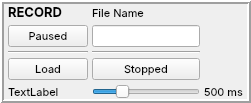
        <widget class="QFrame" name="RECORD">
         <property name="sizePolicy">
          <sizepolicy hsizetype="Preferred" vsizetype="Maximum">
           <horstretch>0</horstretch>
           <verstretch>0</verstretch>
          </sizepolicy>
         </property>
         <property name="font">
          <font>
           <family>Inter</family>
           <pointsize>8</pointsize>
          </font>
         </property>
         <property name="frameShape">
          <enum>QFrame::Box</enum>
         </property>
         <property name="frameShadow">
          <enum>QFrame::Raised</enum>
         </property>
         <property name="lineWidth">
          <number>2</number>
         </property>
         <layout class="QGridLayout" name="gridLayout_9">
          <property name="leftMargin">
           <number>4</number>
          </property>
          <property name="topMargin">
           <number>0</number>
          </property>
          <property name="rightMargin">
           <number>4</number>
          </property>
          <property name="bottomMargin">
           <number>0</number>
          </property>
          <property name="spacing">
           <number>4</number>
          </property>
          <item row="3" column="1">
           <widget class="QPushButton" name="PB_Play">
            <property name="text">
             <string>Stopped</string>
            </property>
           </widget>
          </item>
          <item row="0" column="1">
           <widget class="QLabel" name="label_8">
            <property name="text">
             <string>File Name</string>
            </property>
           </widget>
          </item>
          <item row="1" column="0">
           <widget class="QPushButton" name="PB_Record">
            <property name="text">
             <string>Paused</string>
            </property>
           </widget>
          </item>
          <item row="2" column="0">
           <widget class="Line" name="line">
            <property name="orientation">
             <enum>Qt::Horizontal</enum>
            </property>
           </widget>
          </item>
          <item row="0" column="0">
           <widget class="QLabel" name="label_3">
            <property name="font">
             <font>
              <family>Inter</family>
              <pointsize>10</pointsize>
              <bold>true</bold>
             </font>
            </property>
            <property name="text">
             <string>RECORD</string>
            </property>
           </widget>
          </item>
          <item row="2" column="1">
           <widget class="Line" name="line_2">
            <property name="orientation">
             <enum>Qt::Horizontal</enum>
            </property>
           </widget>
          </item>
          <item row="4" column="1">
           <widget class="QSlider" name="SLspeed">
            <property name="minimum">
             <number>10</number>
            </property>
            <property name="maximum">
             <number>2000</number>
            </property>
            <property name="singleStep">
             <number>50</number>
            </property>
            <property name="pageStep">
             <number>50</number>
            </property>
            <property name="value">
             <number>500</number>
            </property>
            <property name="sliderPosition">
             <number>500</number>
            </property>
            <property name="orientation">
             <enum>Qt::Horizontal</enum>
            </property>
           </widget>
          </item>
          <item row="4" column="0">
           <widget class="QLabel" name="label_9">
            <property name="text">
             <string>TextLabel</string>
            </property>
           </widget>
          </item>
          <item row="1" column="1">
           <widget class="QLineEdit" name="RecordFileName">
            <property name="text">
             <string/>
            </property>
           </widget>
          </item>
          <item row="3" column="0">
           <widget class="QPushButton" name="PB_Load">
            <property name="text">
             <string>Load</string>
            </property>
           </widget>
          </item>
          <item row="4" column="2">
           <widget class="QLabel" name="label_89">
            <property name="text">
             <string>500 ms</string>
            </property>
           </widget>
          </item>
         </layout>
        </widget>
